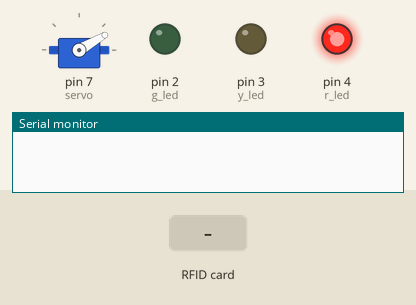
The sketch below on a simulated Arduino Uno, built with avr-gcc and run on an emulated ATmega328P. On the bench: servo, output pins drawn as LEDs (lit = HIGH), the last lines printed to the serial monitor. Wiring (inferred from the names in the program): servo: signal pin 7. Dashed ring = blinking. The test bench sets the inputs (shaded band). Servo pulses on a pin are drawn as a servo (544–2400 µs = 0–180°); pins used as bus, display or sensor lines are not drawn.

Above: at 1.7 s.
1.8 s: RFID card 5E 7A 19 C4 held to the reader
At 2.2 s:
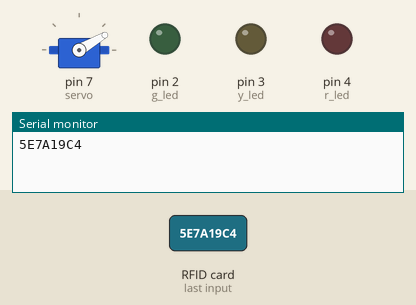
At 2.6 s:
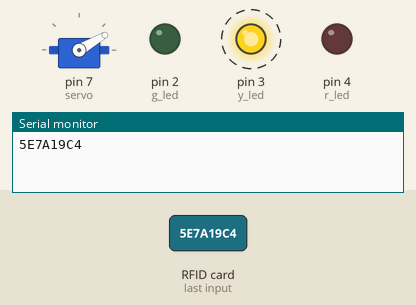
Timing chart, 0 to 10.8 s (numbered marks = the images above; inputs shaded):
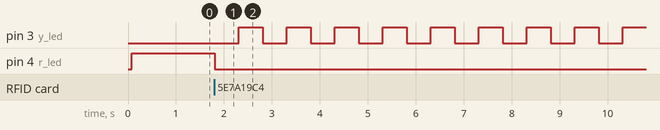

The sketch:

RFID_based_Vehicle_Barrier_Control.ino
```cpp
#include "MFRC522.h"

#define RST_PIN 9
#define SS_PIN 10

MFRC522 mfrc522(SS_PIN, RST_PIN);

byte readCard[4];
String tagID = "";

int check=0;
const int Set=3;
String Tag[Set] = {"ID1","ID2","ID3"};

#define g_led 2 // Green LED Pin
#define y_led 3 // Yellow LED Pin
#define r_led 4 // Red LED Pin

#define servo 7

void setup() {
Serial.begin(9600);// Initiating
SPI.begin(); // SPI bus
mfrc522.PCD_Init(); // MFRC522

pinMode(g_led, OUTPUT);
pinMode(y_led, OUTPUT);
pinMode(r_led, OUTPUT);

pinMode(servo, OUTPUT);
servoPulse(servo, 30);

digitalWrite(g_led, 0);
digitalWrite(y_led, 0);
digitalWrite(r_led, 1);

delay(500);
}

void loop() {//Wait until new tag is available
  while(getID()){
    Serial.println(tagID);
    check = 0;
    for (int i=0; i<Set; i++){
    if(tagID == Tag[i]){check=1;
      digitalWrite(g_led, 1);
      digitalWrite(y_led, 0);
      digitalWrite(r_led, 0);
      for(int angle=30; angle<=140; angle++){servoPulse(servo, angle);}
      delay(5000);
      digitalWrite(g_led, 0);
      digitalWrite(y_led, 1);
      digitalWrite(r_led, 0);
      delay(1000);
      for(int angle=140; angle>=30; angle--){servoPulse(servo, angle);}
      i=Set;
     }
    }

if(check==0){
  for(int x=0; x<10; x++){
digitalWrite(g_led, 0);
digitalWrite(y_led, 0);
digitalWrite(r_led, 0);
delay(500);
digitalWrite(y_led, 1);
delay(500);
  }
}

digitalWrite(g_led, 0);
digitalWrite(y_led, 0);
digitalWrite(r_led, 1);
}
delay(10);
}

//Read new tag if available
boolean getID(){// Getting ready for Reading PICCs
  if ( ! mfrc522.PICC_IsNewCardPresent()) { //If a new PICC placed to RFID reader continue
  return false;
  }
  if ( ! mfrc522.PICC_ReadCardSerial()) { //Since a PICC placed get Serial and continue
  return false;
  }
  tagID = "";
  for ( uint8_t i = 0; i < 4; i++) { // The MIFARE PICCs that we use have 4 byte UID
  //readCard[i] = mfrc522.uid.uidByte[i];
  tagID.concat(String(mfrc522.uid.uidByte[i], HEX)); // Adds the 4 bytes in a single String variable
  }
  tagID.toUpperCase();
  mfrc522.PICC_HaltA(); // Stop reading
  return true;
}

void servoPulse (int pin, int angle){
int pwm = (angle*11) + 500;      // Convert angle to microseconds
 digitalWrite(pin, HIGH);
 delayMicroseconds(pwm);
 digitalWrite(pin, LOW);
 delay(30);                   // Refresh cycle of servo
}
```

Measured:
- after the input at 1.8 s, pin 3 (y_led): alternates HIGH for 0.50 s and LOW for 0.50 s, starting after 0.51 s; pin 4 (r_led): HIGH → LOW at once
